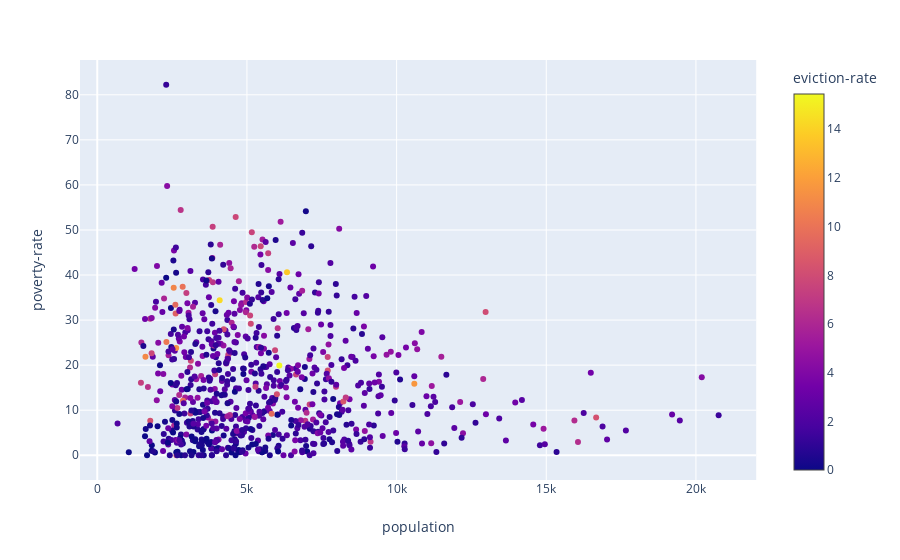

Notebook code for this chart:
### Code cell
ax3 = px.scatter(eviction2016_df, x= "population", y = "poverty-rate", color = "eviction-rate")
ax3.show()

### Figure 1 — Plotly figure (JSON) as saved in the notebook; plotly's stock layout.template omitted (floating-point values rounded to 4 significant figures; data arrays with more than 128 entries replaced by an {"elided": "..."} marker saying what was removed)
{"data": [{"hoverlabel": {"namelength": 0}, "hovertemplate": "population=%{x}<br>poverty-rate=%{y}<br>eviction-rate=%{marker.color}", "legendgroup": "", "marker": {"color": {"elided": "750 float values"}, "coloraxis": "coloraxis", "symbol": "circle"}, "mode": "markers", "name": "", "showlegend": false, "type": "scatter", "x": {"elided": "750 int values"}, "xaxis": "x", "y": {"elided": "750 float values"}, "yaxis": "y"}], "layout": {"autosize": true, "coloraxis": {"colorbar": {"title": {"text": "eviction-rate"}}, "colorscale": [[0, "#0d0887"], [0.1111, "#46039f"], [0.2222, "#7201a8"], [0.3333, "#9c179e"], [0.4444, "#bd3786"], [0.5556, "#d8576b"], [0.6667, "#ed7953"], [0.7778, "#fb9f3a"], [0.8889, "#fdca26"], [1, "#f0f921"]]}, "legend": {"tracegroupgap": 0}, "margin": {"t": 60}, "xaxis": {"anchor": "y", "autorange": true, "domain": [0, 0.98], "range": [-523.6, 21960.0], "title": {"text": "population"}, "type": "linear"}, "yaxis": {"anchor": "x", "autorange": true, "domain": [0, 1], "range": [-5.83, 88.06], "title": {"text": "poverty-rate"}, "type": "linear"}}}
